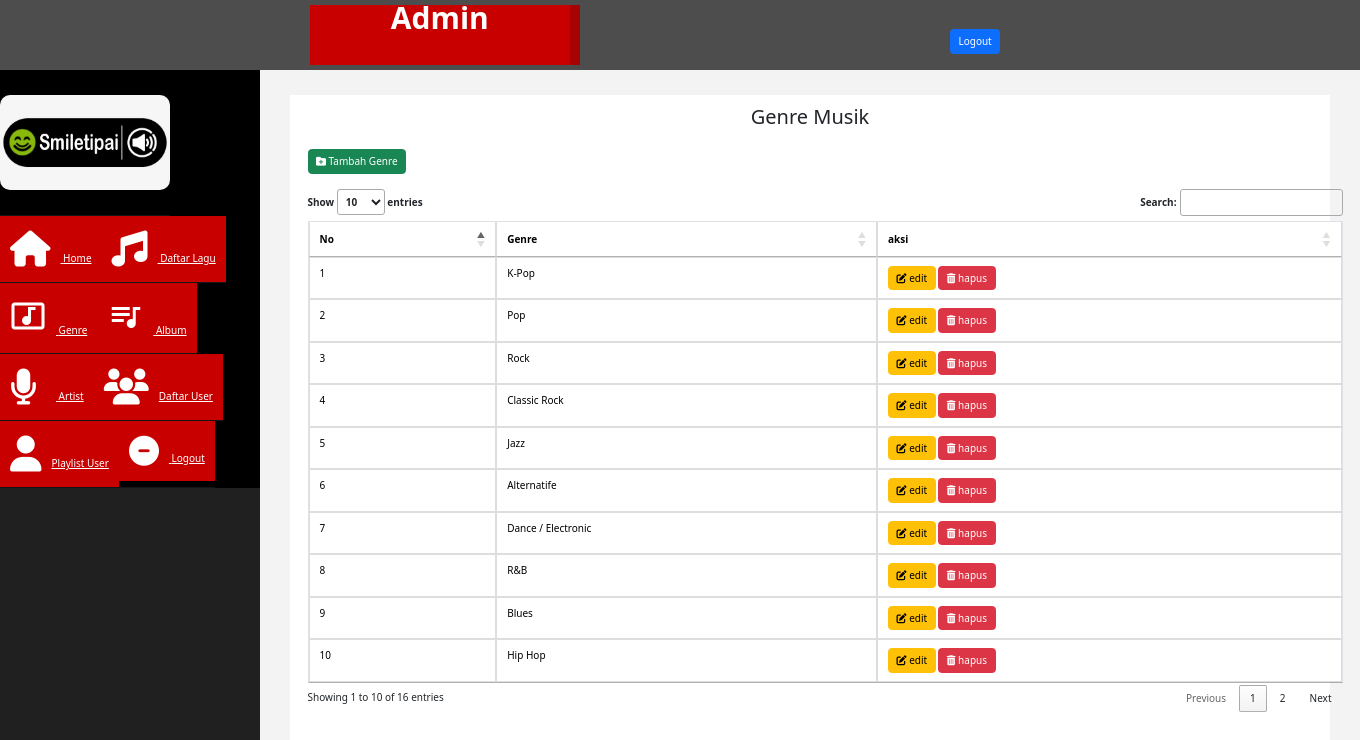
The app's page /admin/index.php?halaman=genre (signed in) with its own data.
### tables this page shows
CREATE TABLE `genre` (
  `id_genre` int(3) NOT NULL,
  `nama_genre` varchar(20) NOT NULL
);

### admin/genre.php (the view, shortened to what this page needs)
<!DOCTYPE html>
<html lang="en">
<head>
    <link href="css/bootstrap.min.css" rel="stylesheet">
    <link href="https://cdn.datatables.net/1.10.22/css/jquery.dataTables.min.css" rel="stylesheet">
</head>
<body>
    <h2 align="center">Genre Musik</h2>
    <br>
	<div style="width: 1050px" class="container">
    <table id="example" class="table table-bordered">
	<a href="index.php?halaman=tambahgenre" id="right" class="btn btn-success"><i class='fas fa-folder-plus'></i> Tambah Genre</a>
	<br><br>
	<thead>
		<tr>
			<th>No</th>
			<th>Genre</th>
			<th>aksi</th>
		</tr>
	</thead>
    <tbody>
<?php $nomor=1; ?>
    	<?php $ambil=$koneksi->query("SELECT * FROM genre"); ?>
    	<?php while ($pecah=$ambil->fetch_assoc()){ ?>
		<tr>
			<td><?php echo $nomor++; ?></td>
			<td><?php echo $pecah['nama_genre']; ?></td>
			<td>
			<a href="index.php?halaman=editgenre&id_genre=<?= $pecah['id_genre'] ?>" class="btn btn-warning"><i class='fas fa-edit' ></i> edit</a>
			<a onclick="return confirm('Yakin ingin hapus?')" href="index.php?halaman=hapusgenre&id_genre=<?= $pecah['id_genre'] ?>" class="btn-danger btn"><i class='fas fa-trash-alt'></i> hapus</a>
			</td>
		</tr>
    <?php
    }
    ?>
	</tbody>
</table>
</body>
</html>

### admin/assets/css/custom.css (style rules this page uses)
body { font-family: 'Open Sans', sans-serif; }
h2 { color: #f00; }

### records on screen
genre: nama_genre "K-Pop"
genre: nama_genre "Pop"
genre: nama_genre "Rock"
genre: nama_genre "Classic Rock"
genre: nama_genre "Jazz"
genre: nama_genre "Alternatife"
genre: nama_genre "Dance / Electronic"
genre: nama_genre "R&B"
genre: nama_genre "Blues"
genre: nama_genre "Hip Hop"
